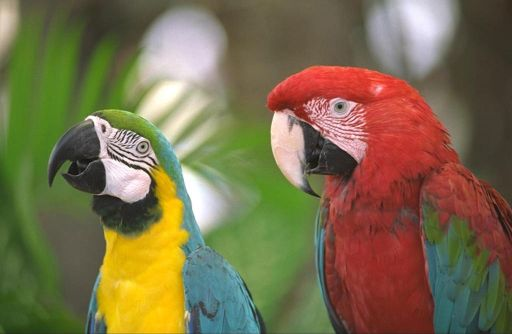
#> input picture DIP实验5/araras.jpg, 512 x 334 px
$ python 3channel.py
#> lines starting #> are read from the running program, lines starting #| are printed output that depends on the picture
# 将araras.jpg的三通道拆开用灰度图像显示
import cv2

def channel_to_gray(filename):
#> called with filename = 'araras.jpg'
    image = cv2.imread(filename, cv2.IMREAD_COLOR)
#> image is the input picture: shape (334, 512, 3); mean B, G, R 75.9, 109.9, 122.2

    # RGB 通道的名字
    channels = ['Red', 'Green', 'Blue']

    # 遍历 RGB 通道
    for i, channel in enumerate(channels):
        temp = image[:, :, i]  # 获取每个通道的图像
        gray_image = cv2.cvtColor(temp, cv2.COLOR_GRAY2BGR)  # 将单通道转为3通道灰度图
        cv2.imshow(channel, gray_image)  # 使用通道名字作为窗口名
#> this loop made 3 passes
#> pass 1, in channel_to_gray, `temp = image[:, :, i]`:
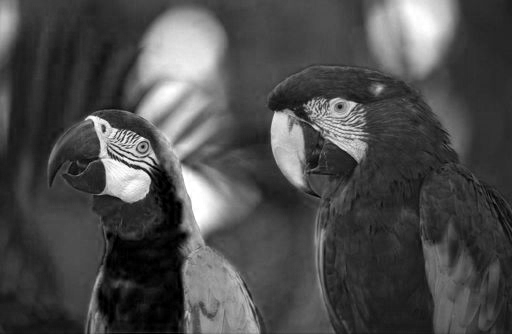
#> temp: shape (334, 512); min 0, max 255, mean 75.9
#> pass 2, in channel_to_gray, `temp = image[:, :, i]`:
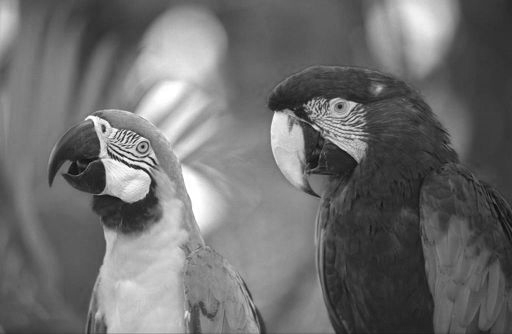
#> temp: shape (334, 512); min 4, max 255, mean 109.9
#> after the loop:
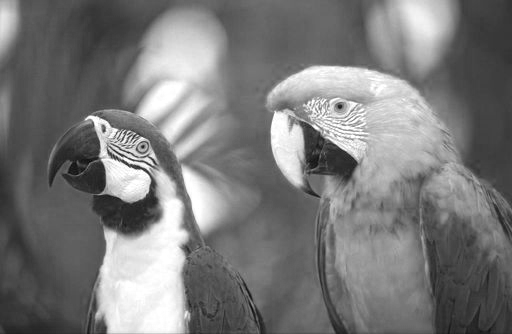
#> temp: shape (334, 512); min 5, max 255, mean 122.2

    cv2.imshow('Original Image', image)  # 显示原图
    cv2.waitKey(0)
    cv2.destroyAllWindows()
    return

if __name__ == "__main__":
    channel_to_gray("araras.jpg")

$ run again, with DIP实验5/tree.jpg copied over DIP实验5/araras.jpg
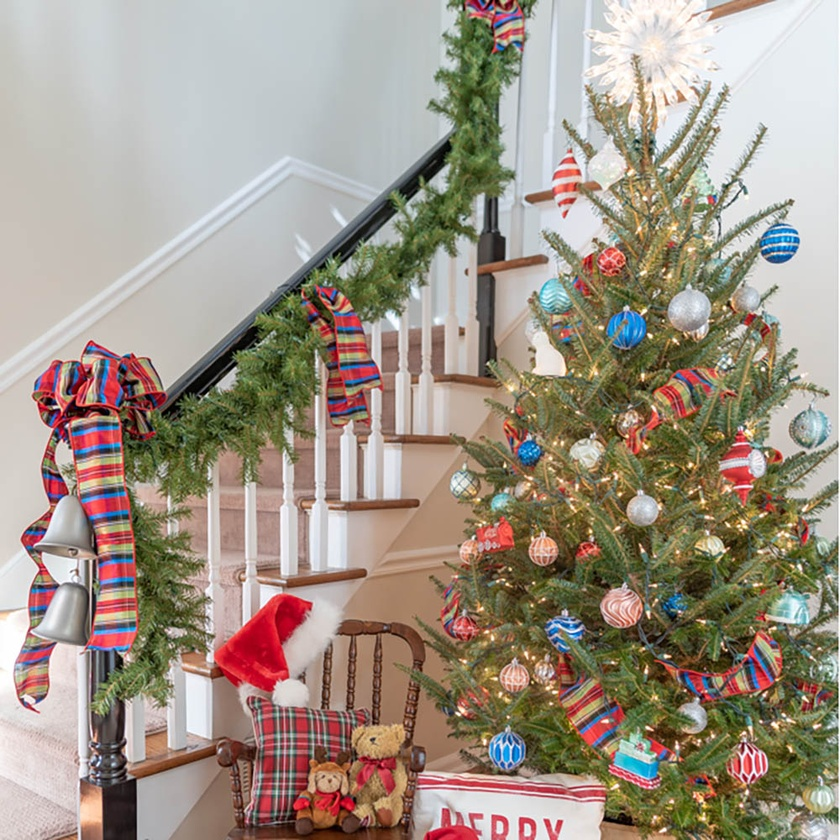
#> input picture DIP实验5/tree.jpg, 840 x 840 px, shrunk from 1000 x 1000 before the run
#> in channel_to_gray, image is the input picture: shape (840, 840, 3); mean B, G, R 134.8, 148.4, 160.2
#> the loop in channel_to_gray, `for i, channel in enumerate(channels):` made 3 passes
#> pass 1, in channel_to_gray, `temp = image[:, :, i]`:
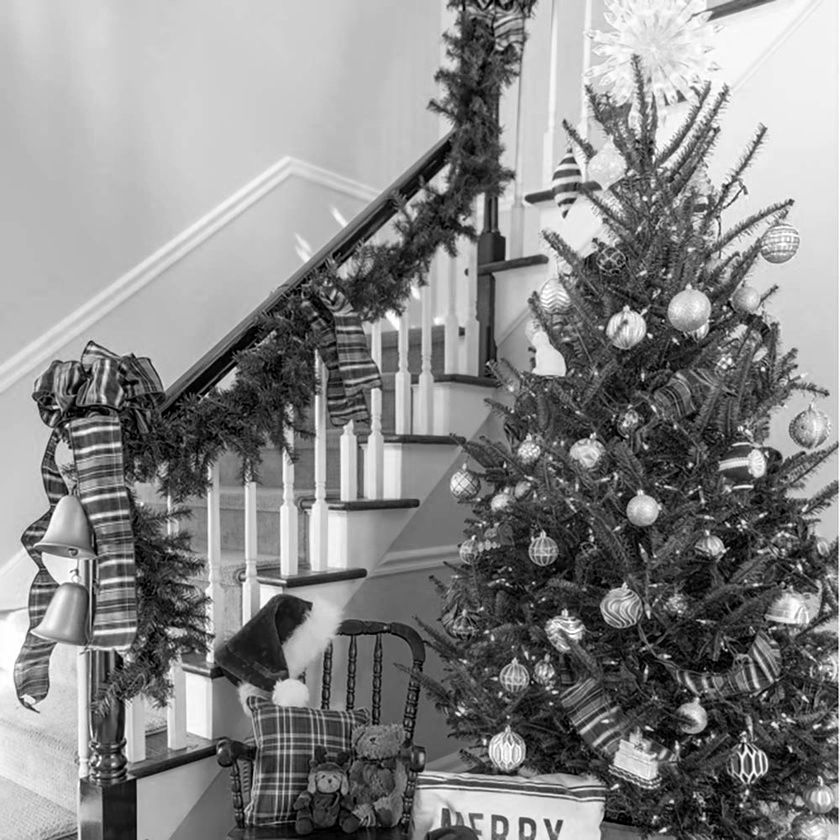
#> temp: shape (840, 840); min 0, max 255, mean 134.8
#> after the loop in channel_to_gray, `for i, channel in enumerate(channels):`:
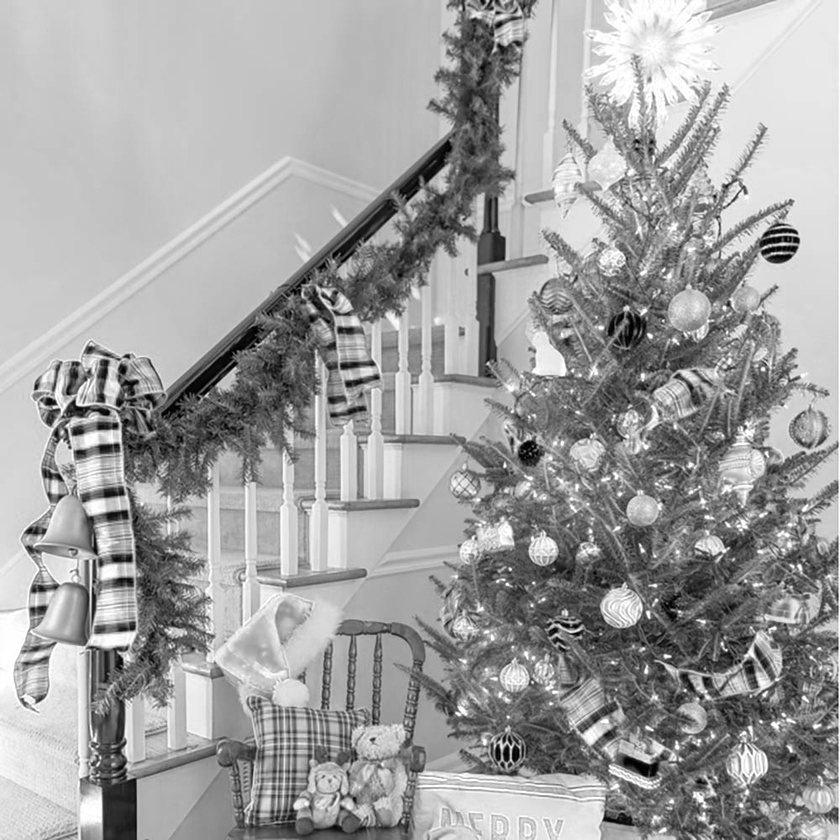
#> temp: shape (840, 840); min 0, max 255, mean 160.2

$ run again, with DIP实验5/green.png saved as DIP实验5/araras.jpg
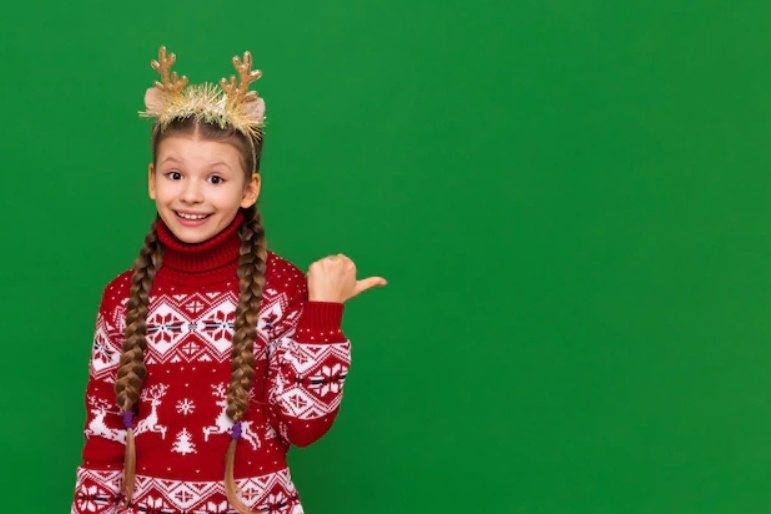
#> input picture DIP实验5/green.png, 771 x 514 px
#> in channel_to_gray, image is the input picture: shape (514, 771, 3); mean B, G, R 55.5, 117.9, 46
#> the loop in channel_to_gray, `for i, channel in enumerate(channels):` made 3 passes
#> pass 1, in channel_to_gray, `temp = image[:, :, i]`:
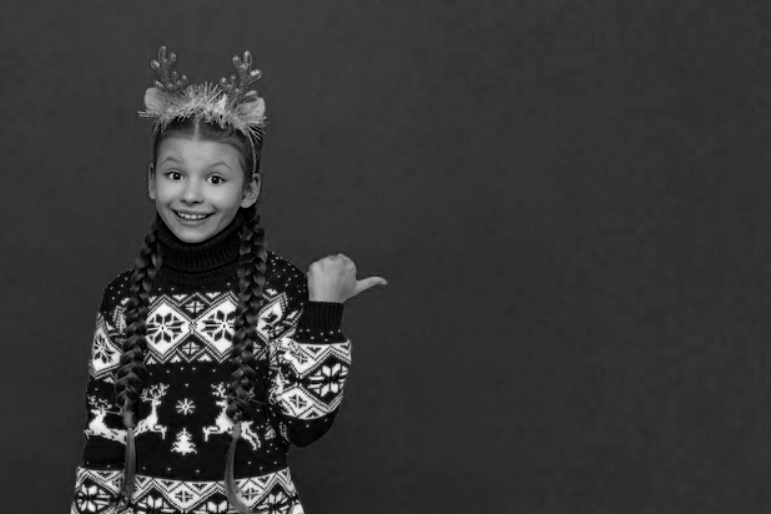
#> temp: shape (514, 771); min 0, max 254, mean 55.5
#> after the loop in channel_to_gray, `for i, channel in enumerate(channels):`:
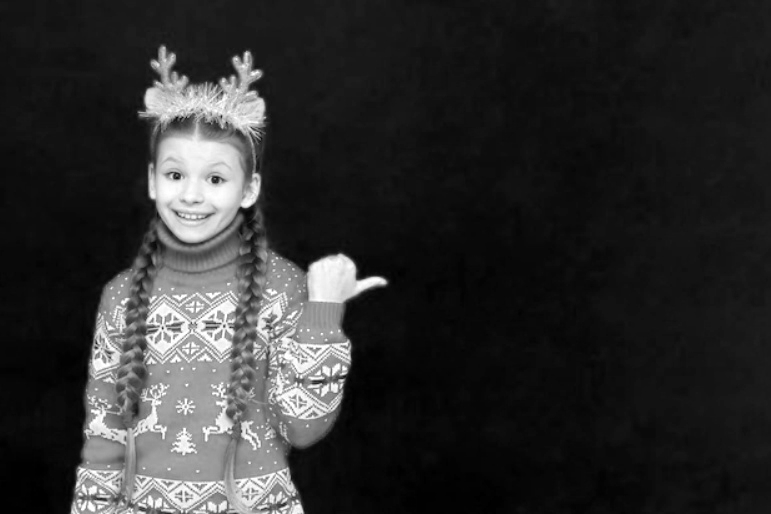
#> temp: shape (514, 771); min 0, max 255, mean 46

$ run again, with DIP实验5/mushroom.png saved as DIP实验5/araras.jpg
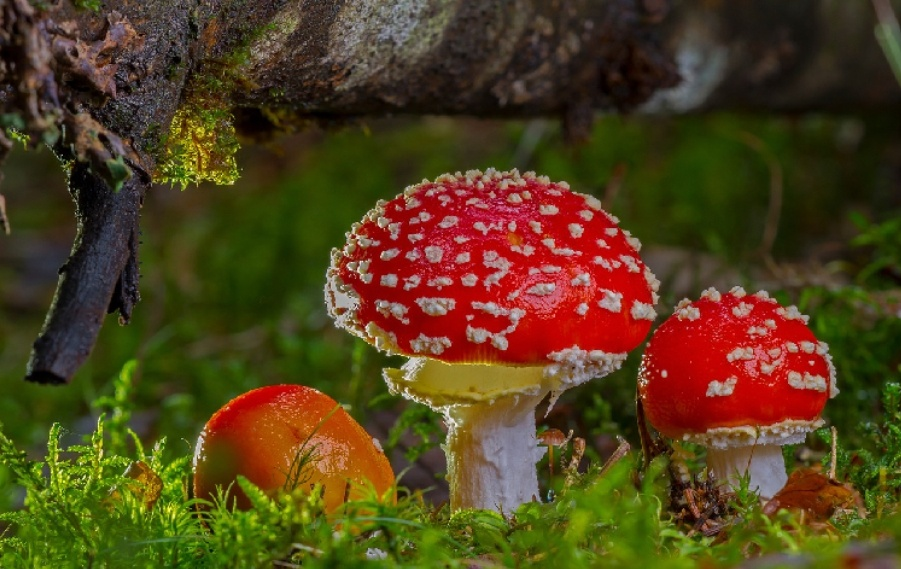
#> input picture DIP实验5/mushroom.png, 901 x 569 px
#> in channel_to_gray, image is the input picture: shape (569, 901, 3); mean B, G, R 27.8, 63.4, 81.9
#> the loop in channel_to_gray, `for i, channel in enumerate(channels):` made 3 passes
#> pass 1, in channel_to_gray, `temp = image[:, :, i]`:
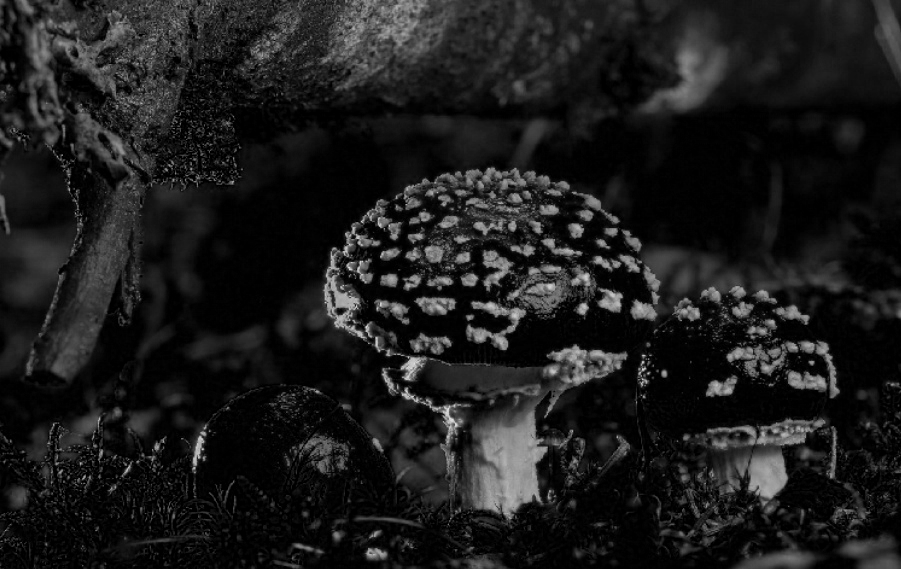
#> temp: shape (569, 901); min 0, max 223, mean 27.8
#> after the loop in channel_to_gray, `for i, channel in enumerate(channels):`:
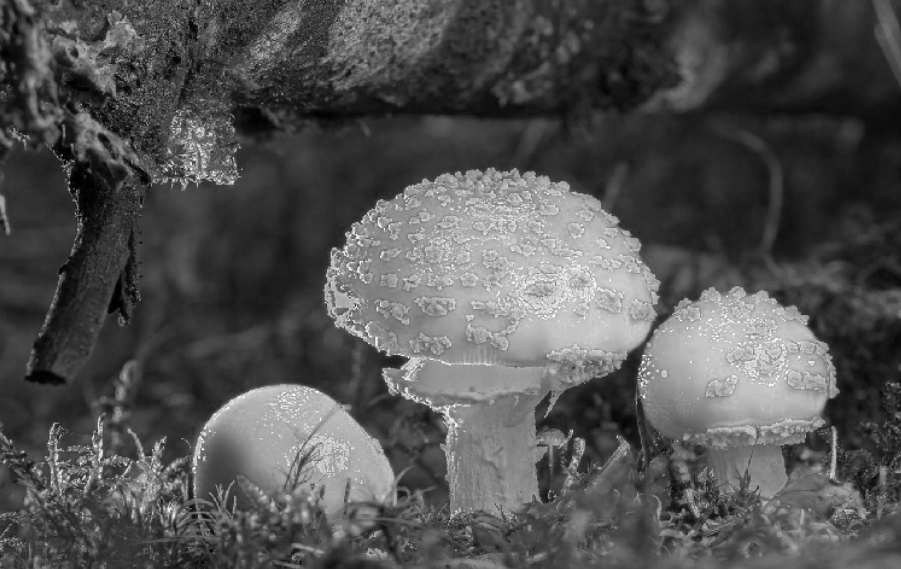
#> temp: shape (569, 901); min 0, max 255, mean 81.9
